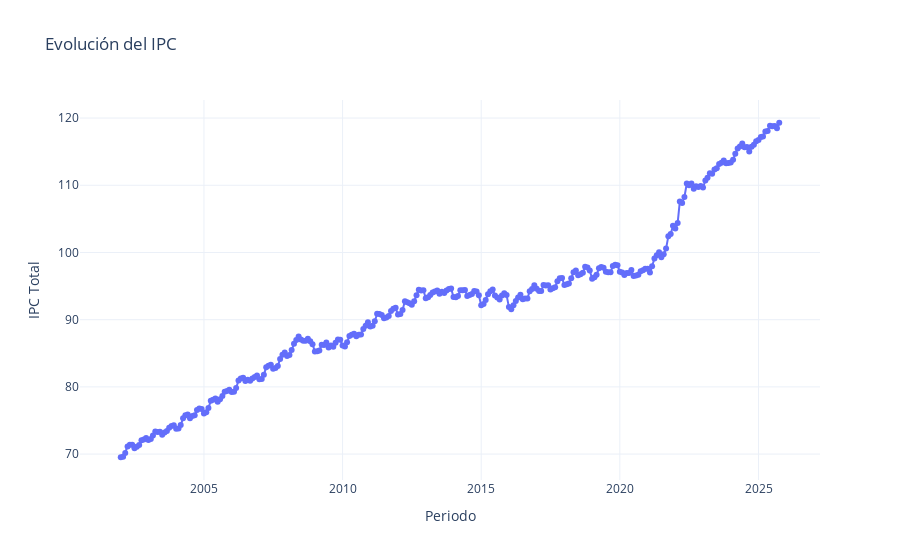

Write notebook code for a chart like this one.
### Code cell
import plotly.express as px
import pandas as pd

fig = px.line(
    ipc,
    x="Periodo",
    y="Total",
    markers=True,
    title="Evolución del IPC",
    labels={"Total": "IPC Total", "Periodo": "Periodo"}
)

fig.update_layout(
    xaxis_title="Periodo",
    yaxis_title="IPC Total",
    hovermode="x unified",
    template="plotly_white"
)

fig.show()

### Figure 1 — Plotly figure (JSON) as saved in the notebook; plotly's stock layout.template omitted (floating-point values rounded to 4 significant figures; data arrays with more than 128 entries replaced by an {"elided": "..."} marker saying what was removed)
{"data": [{"hovertemplate": "Periodo=%{x}<br>IPC Total=%{y}<extra></extra>", "legendgroup": "", "line": {"color": "#636efa", "dash": "solid"}, "marker": {"symbol": "circle"}, "mode": "lines+markers", "name": "", "orientation": "v", "showlegend": false, "type": "scatter", "x": {"elided": "286 str values"}, "xaxis": "x", "y": {"elided": "286 float values"}, "yaxis": "y"}], "layout": {"hovermode": "x unified", "legend": {"tracegroupgap": 0}, "title": {"text": "Evolución del IPC"}, "xaxis": {"anchor": "y", "domain": [0, 1], "title": {"text": "Periodo"}}, "yaxis": {"anchor": "x", "domain": [0, 1], "title": {"text": "IPC Total"}}}}
